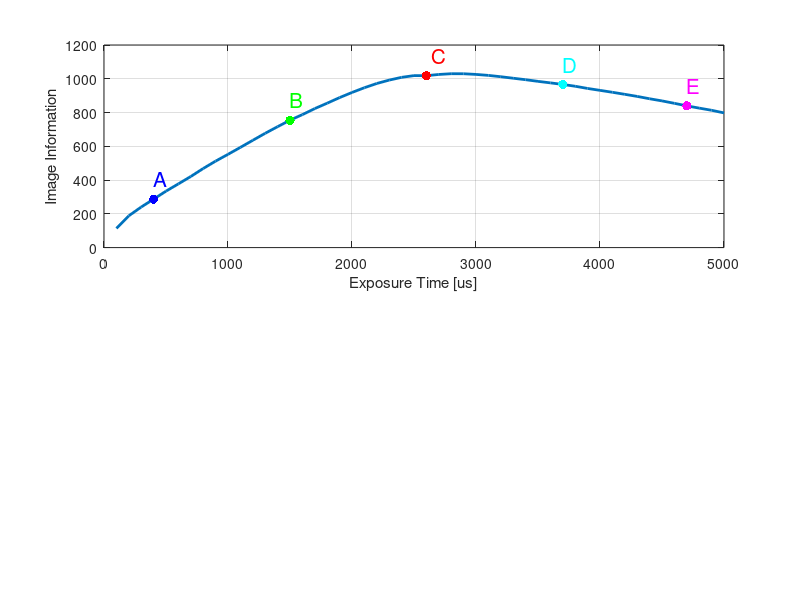

This figure's MATLAB source:
clear all; close all;

print_pdf = 1;
offset = 120;
fontsz = 15;

WG2 = csvread('dat/fig1.csv');
fig = figure(6); subplot(2,1,1);
plot(WG2(:,1)*100, WG2(:,2)*10, 'Linewidth', 2)
hold on 
[maxval maxloc] = max(WG2(:,2));
a = 'A';
b = num2str(a); c = cellstr(a);

% plot points as dots
plot(400,  10*WG2(4,2),  'b.', 'MarkerSize' , 20)
plot(1500, 10*WG2(15,2), 'g.', 'Markersize' , 20)
plot(2600, 10*WG2(26,2), 'r.', 'Markersize' , 20)
plot(3700, 10*WG2(37,2), 'c.', 'Markersize' , 20)
plot(4700, 10*WG2(47,2), 'm.', 'Markersize' , 20)


text(400,  10* WG2(4,2)+offset,'A', 'Color', 'b', 'Fontsize' , fontsz)
text(1500, 10* WG2(15,2)+offset,'B', 'Color', 'g', 'Fontsize' , fontsz)
text(2600, 10* WG2(26,2)+offset,' C', 'Color', 'r', 'Fontsize' , fontsz)
text(3700, 10* WG2(37,2)+offset,'D', 'Color', 'c', 'Fontsize' , fontsz)
text(4700, 10* WG2(47,2)+offset,'E', 'Color', 'm', 'Fontsize' , fontsz)

xlabel('Exposure Time [us]'); 
ylabel('Image Information'); 

%% Save figure
% % font setup
% set(gca, 'FontName', 'Arial')  
% set(gca, 'FontSize', 10);
% % paper setup
% set(fig, 'PaperUnits', 'centimeters');
% set(fig, 'PaperSize', [10 10]);

grid on;

%% Change file save option
if (print_pdf)
    print -dpdf ../figs/grappdf.pdf
end